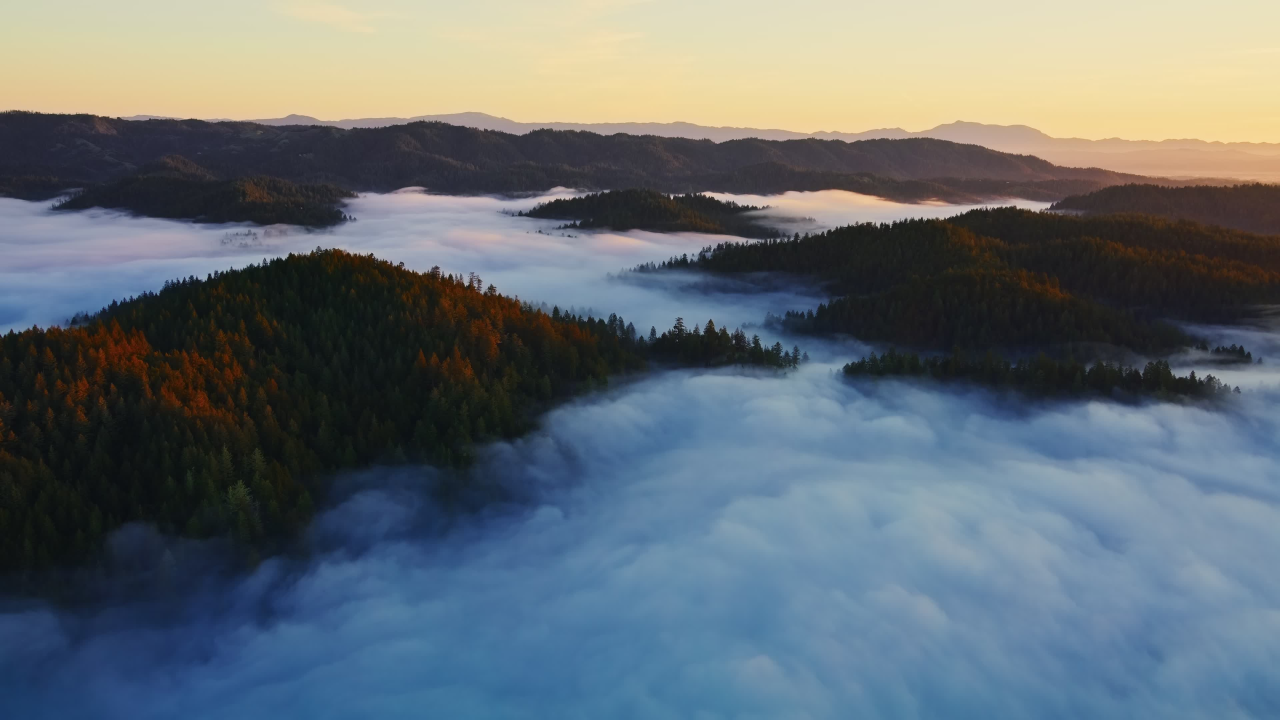
#> input picture dots/.config/hypr/custom/scripts/mpvpaper_thumbnails/S011_C003_F01_FRC240fps_sdr_4k_qp18_240p_t2160_grover401_tsa.mov.jpg, 3840 x 2160 px (shown at 1/3 size)
$ python scheme_for_image.py ../../../../hypr/custom/scripts/mpvpaper_thumbnails/S011_C003_F01_FRC240fps_sdr_4k_qp18_240p_t2160_grover401_tsa.mov.jpg
#> lines starting #> are read from the running program, lines starting #| are printed output that depends on the picture
#!/usr/bin/env python3
import sys
import cv2
import numpy as np

# Allowed scheme types
SCHEMES = [
    "scheme-content",
    "scheme-expressive",
    "scheme-fidelity",
    "scheme-fruit-salad",
    "scheme-monochrome",
    "scheme-neutral",
    "scheme-rainbow",
    "scheme-tonal-spot"
]

def image_colorfulness(image):
    # Based on Hasler and Süsstrunk's colorfulness metric
    (B, G, R) = cv2.split(image.astype("float"))
    rg = np.absolute(R - G)
    yb = np.absolute(0.5 * (R + G) - B)
    std_rg = np.std(rg)
    std_yb = np.std(yb)
    mean_rg = np.mean(rg)
    mean_yb = np.mean(yb)
    colorfulness = np.sqrt(std_rg ** 2 + std_yb ** 2) + (0.3 * np.sqrt(mean_rg ** 2 + mean_yb ** 2))
    return colorfulness

# scheme-content respects the image's colors very well, but it might
# look too saturated, so we only use it for not very colorful images to be safe
def pick_scheme(colorfulness):
    if colorfulness < 10:
        return "scheme-neutral"
    elif colorfulness < 20:
        return "scheme-content"
    else:
        return "scheme-tonal-spot"

def load_and_resize_image(img_path, max_dim=128):
    img = cv2.imread(img_path)
    if img is None:
        return None
    h, w = img.shape[:2]
    if max(h, w) > max_dim:
        scale = max_dim / max(h, w)
        img = cv2.resize(img, (int(w * scale), int(h * scale)), interpolation=cv2.INTER_AREA)
    return img

def main():
    colorfulness_mode = False
    args = sys.argv[1:]
    if '--colorfulness' in args:
        colorfulness_mode = True
        args.remove('--colorfulness')
    if len(args) < 1:
        print("scheme-tonal-spot")
        sys.exit(1)
    img_path = args[0]
    img = load_and_resize_image(img_path)
#> in load_and_resize_image, img is the input picture: shape (2160, 3840, 3); mean B, G, R 116, 109.6, 99.8
#> in load_and_resize_image, `img = cv2.resize(img, (int(w * scale), int(h * scale)), interpolation=..`:
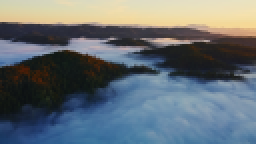
#> img: shape (72, 128, 3) (shown 2 times larger); mean B, G, R 116, 109.6, 99.8
    if img is None:
        print("scheme-tonal-spot")
        sys.exit(1)
    colorfulness = image_colorfulness(img)
#> in image_colorfulness, `(B, G, R) = cv2.split(image.astype("float"))`:
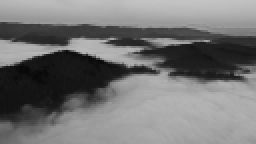
#> B: shape (72, 128) float64 (shown 2 times larger); min 7, max 196, mean 116
#> in image_colorfulness, `(B, G, R) = cv2.split(image.astype("float"))`:
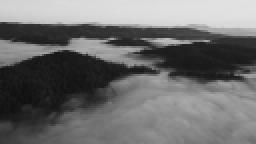
#> G: shape (72, 128) float64 (shown 2 times larger); min 16, max 226, mean 109.6
#> in image_colorfulness, `(B, G, R) = cv2.split(image.astype("float"))`:
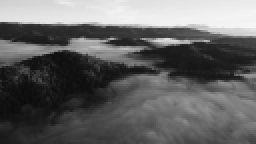
#> R: shape (72, 128) float64 (shown 2 times larger); min 12, max 246, mean 99.8
#> in image_colorfulness, `rg = np.absolute(R - G)`:
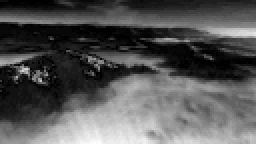
#> rg: shape (72, 128) float64 (shown 2 times larger); min 0, max 57, mean 19.1; drawn with min black and max white
#> in image_colorfulness, `yb = np.absolute(0.5 * (R + G) - B)`:
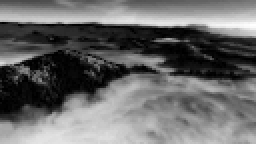
#> yb: shape (72, 128) float64 (shown 2 times larger); min 0, max 81.5, mean 33.6; drawn with min black and max white
#> in image_colorfulness, `std_rg = np.std(rg)`: std_rg = 14.55
#> in image_colorfulness, `std_yb = np.std(yb)`: std_yb = 22.43
#> in image_colorfulness, `mean_rg = np.mean(rg)`: mean_rg = 19.14
#> in image_colorfulness, `mean_yb = np.mean(yb)`: mean_yb = 33.62
#> in image_colorfulness, `colorfulness = np.sqrt(std_rg ** 2 + std_yb ** 2) + (0.3 * np.sqrt(mea..`: colorfulness = 38.34
#> colorfulness = 38.34
    if colorfulness_mode:
        print(f"{colorfulness}")
    else:
        scheme = pick_scheme(colorfulness)
#> scheme = 'scheme-tonal-spot'
        print(scheme)
#| scheme-tonal-spot

if __name__ == "__main__":
    main()
